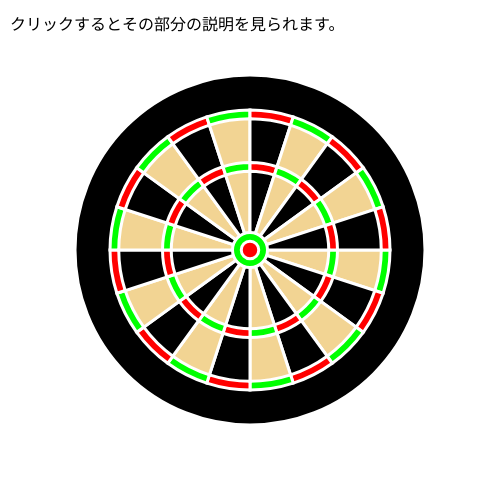
Frame 1 (no input)
Frame 60 (no input): identical to frame 1, image omitted
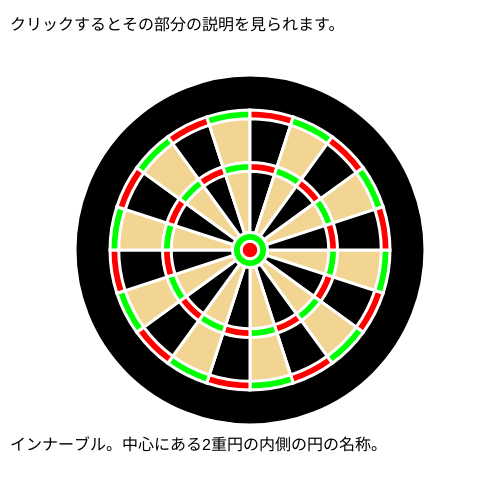
Frame 120 (the mouse pressed at the canvas centre since frame 60)

The p5.js sketch that drew these frames (run headless with seeded random() and noise() and a simulated clock; from frame 60 on, the mouse is pressed at the canvas centre):

// p5.js sketch
// ── sketch.js
// ダーツ

function setup() {
  createCanvas(500, 500);
}

let number = 0;
let str = "";

function draw(){
  const green = color(0, 255, 0);
  const red = color(255, 0, 0);
  const black = color(0);
  const cream = color(242, 212, 147);
  background(255);
  stroke(255);
  strokeWeight(3);

  const maxR = min(width*0.7, height*0.7); // 大きさは幅と高さのうち小さい方
  //テキストを入力できる余地を作るために0.7でかけた．

  //外から順に色を塗っていく
  drawCircle(black, maxR);
  drawArcs(green, red, maxR * 0.8);
  drawArcs(cream, black, maxR * 0.75);
  drawArcs(green, red, maxR * 0.5);
  drawArcs(cream, black, maxR * 0.45);

  drawCircle(green, maxR * 0.1);
  drawCircle(red, maxR * 0.05);

  //ダーツの名称説明
  textSize(16);
  fill(0);
  text("クリックするとその部分の説明を見られます。",10,30);
  text(str,10,450);
}

function drawCircle(c, r){
  fill(c);
  const cx = width / 2; // 中心は (cx, cy)
  const cy = height / 2;
  ellipse(cx, cy, r, r);
}

function drawArcs(c1, c2, r) {
  const cx = width / 2; // 中心は (cx, cy)
  const cy = height / 2;
  for (let i = 0; i < 20; i++) {
    let start = TWO_PI / 20 * i;
    let stop = TWO_PI / 20 * (i + 1);
    fill(i % 2 == 0 ? c1 : c2);
    arc(cx, cy, r, r, start, stop, PIE);
  }
}

function mousePressed(){
  const cx = width / 2;
  const cy = height / 2;
  const maxR = min(width*0.7, height*0.7);
  //ダーツの中心からカーソルの位置まで距離
  let distance = sqrt((mouseX - cx)*(mouseX - cx) + (mouseY - cy)*(mouseY - cy));

  erase();
  rect(0,0,width,height);
  noErase();

  if(distance <=maxR * 0.05/2){
    str = "インナーブル。中心にある2重円の内側の円の名称。";
  }
  else if(distance <= maxR * 0.1/2){
    str = "アウターブル。中心にある2重円の外側の円の名称。";
  }
  else if(distance <= maxR * 0.45/2){
    str = "シングル。各数字の台形・扇形の部分。\nその数字がスコアとなる。";
  }
  else if(distance <= maxR * 0.5/2){
    str = "トリプルリング。中心部分と外側の中間にあるリング状の細い部分。\n各数字の3倍がスコアとなる。";
  }
  else if(distance <= maxR * 0.75/2){
    str = "シングル。各数字の台形・扇形の部分。その数字がスコアとなる。";
  }
  else if(distance <= maxR * 0.8/2){
    str = "ダブルリング。一番外側のリング状の細い部分。\n各数字の2倍がスコアとなる。";
  }
}
